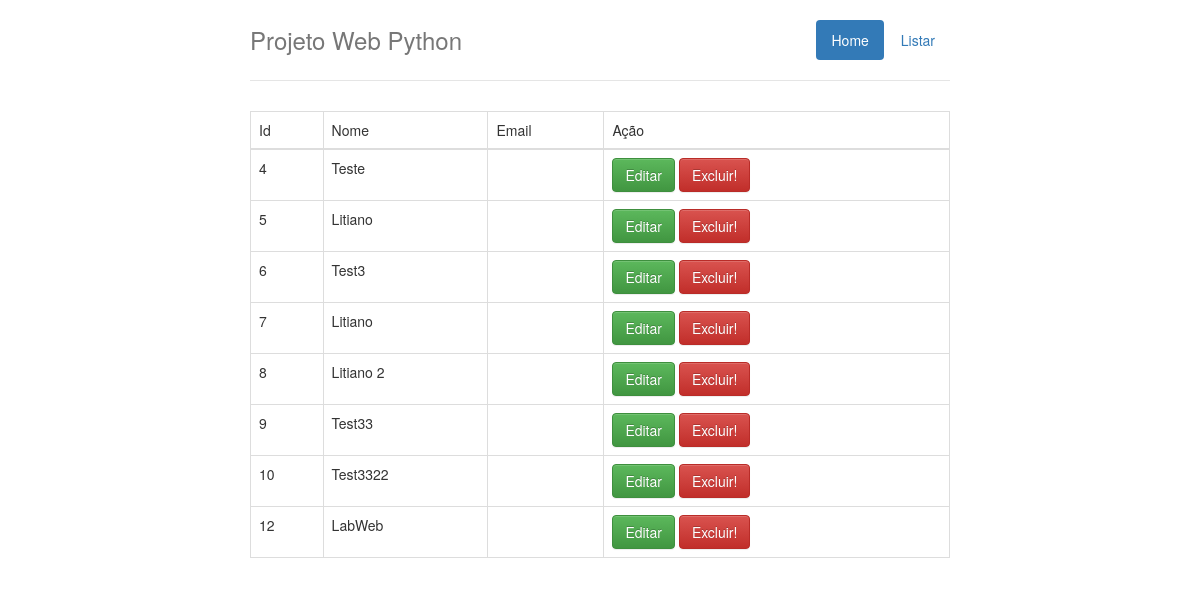
Before: /registro/listar with the older database file.
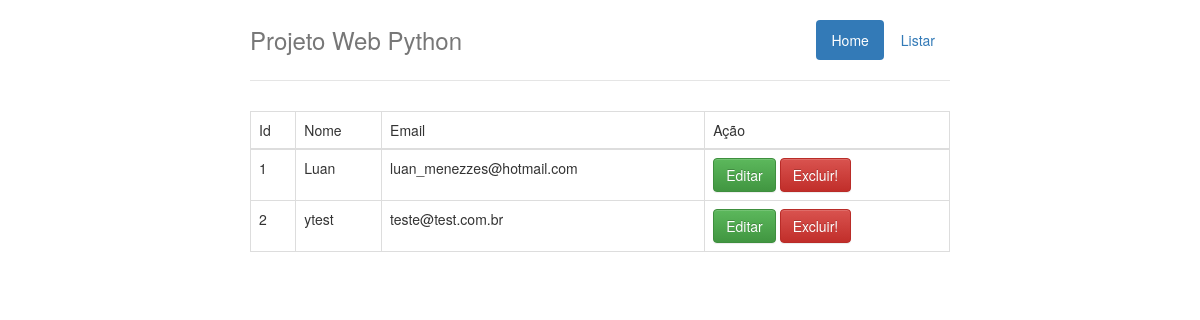
After: the same page with the newer database file.
### registro/models.py (models this page shows)
class Formulario(models.Model):
    email = models.CharField(max_length=255)
    senha = models.CharField(max_length=255)
    nome = models.CharField(max_length=255)
    sobrenome = models.CharField(max_length=255)
    cpf = models.CharField(max_length=255)
    rg = models.CharField(max_length=255)
    nascimento = models.DateField()
    sexo = models.CharField(max_length=255)
    telefone = models.CharField(max_length=255)
    celular = models.CharField(max_length=255)
    cep = models.CharField(max_length=255)
    rua = models.CharField(max_length=255)
    numero = models.CharField(max_length=255)
    complemento = models.CharField(max_length=255)
    bairro = models.CharField(max_length=255)
    cidade = models.CharField(max_length=255)
    estado = models.CharField(max_length=255)

### registro/views.py (the view)
def listar(request):
    itens = Formulario.objects.all()
    context = {
        'itens': itens,
    }
    return render(request, 'registro/listar.html', context=context)

### templates/registro/listar.html (shortened to what this page needs)
{% extends 'base/layout.html' %}
{% block content %}
<table class="table table-bordered table-responsive">
<thead>
<tr>
    <td>Id</td>
    <td>Nome</td>
    <td>Email</td>
    <td>Ação</td>
</tr>
</thead>
<tbody>
    {% for item in itens %}
        <tr>
            <td>{{ item.id }}</td>
            <td>{{ item.nome }}</td>
            <td>{{ item.email}}</td>
            <td>
                <a href="{% url 'editar' item.id %}"><button class="btn btn-success">Editar</button></a>
                <a href="{% url 'excluir' item.id %}" onclick="return confirm('Deseja Excluir?')"><button class="btn btn-danger">Excluir!</button></a>
            </td>
        </tr>
    {% endfor %}
</tbody>
</table>
{% endblock %}

### templates/base/layout.html (shortened to what this page needs)
<!DOCTYPE html>
<html lang="pt-br">
<head>
    <link rel="stylesheet" href="/static/bootstrap/css/bootstrap.css">
    <link rel="stylesheet" href="/static/bootstrap/css/bootstrap-theme.css">
    <link rel="stylesheet" href="/static/css/jquery-ui.css">
    <link rel="stylesheet" href="/static/css/jquery-ui.structure.css">
    <link rel="stylesheet" href="/static/css/jquery-ui.theme.css">
    <link href="/static/bootstrap/css/jumbotron-narrow.css" rel="stylesheet">
</head>
<body>
<div class="container">
    <div class="header clearfix">
        <nav>
          <ul class="nav nav-pills pull-right">
            <li role="presentation" class="active"><a href="/">Home</a></li>
            <li role="presentation"><a href="{% url 'listar' %}">Listar</a></li>
          </ul>
        </nav>
        <h3 class="text-muted">Projeto Web Python</h3>
    </div>
    {% block content %}{% endblock %}
</div>
</body>
</html>

Changed rows visible on the page:
removed Formulario: id "4", nome "Teste"
removed Formulario: id "5", nome "Litiano"
removed Formulario: id "6", nome "Test3"
removed Formulario: id "7", nome "Litiano"
removed Formulario: id "8", nome "Litiano 2"
removed Formulario: id "9", nome "Test33"
removed Formulario: id "10", nome "Test3322"
removed Formulario: id "12", nome "LabWeb"
added Formulario: id "1", nome "Luan", email "luan_menezzes@hotmail.com"
added Formulario: id "2", nome "ytest", email "teste@test.com.br"
